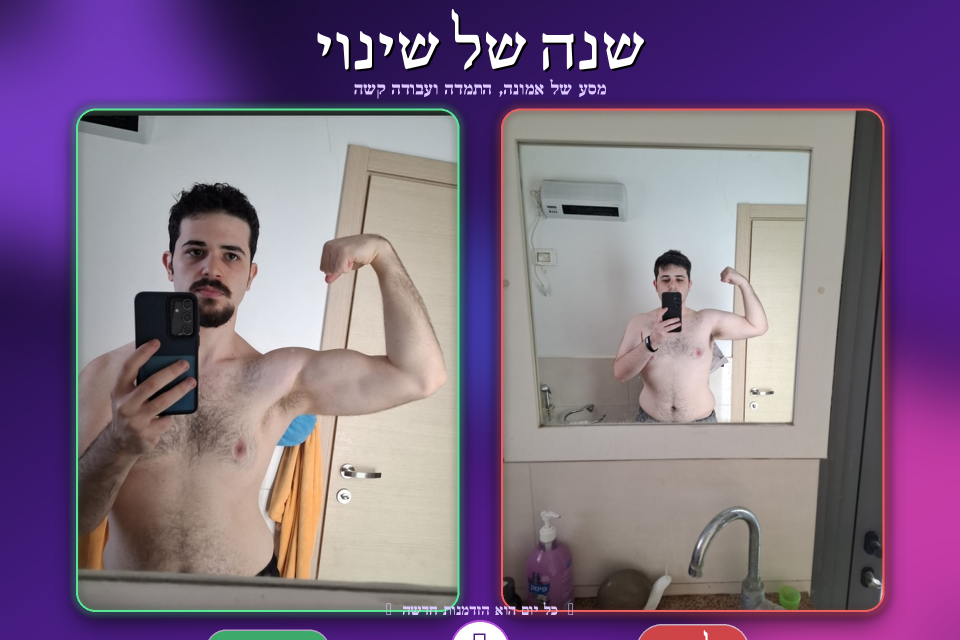
#> input picture before-after/before_after.png, 1920 x 1280 px, given in place of source_4.jpeg, which was not available (shown at 1/2 size)
$ python build.py
#> lines starting #> are read from the running program, lines starting #| are printed output that depends on the picture; after the words box and inside, x2 and y2 are one past the last pixel; in counts of white or black regions, pixels touching at a corner belong together; pictures that were not available may be replaced by others from this repository, and a replacement may not be noted
"""Build a designed before/after comparison image from a WhatsApp screenshot."""
from PIL import Image, ImageDraw, ImageFont, ImageFilter
import numpy as np

SRC = '/tmp/before_after/source_4.jpeg'
OUT = '/tmp/before_after/before_after.png'

# === 1. Crop the two photos out of the WhatsApp screenshot ===
src = Image.open(SRC)
#> src is the input picture: PIL image 1920x1280 RGB; mean R, G, B 126.6, 105.9, 132.7
before_raw = src.crop((297, 250,  881, 1026))   # 584 x 776
after_raw  = src.crop((290, 1038, 881, 1797))   # 591 x 759
# Trim the WhatsApp timestamp ("9:43") off the bottom
before_raw = before_raw.crop((0, 0, before_raw.width, before_raw.height - 60))
#> before_raw: PIL image 584x716 RGB
after_raw  = after_raw.crop((0, 0, after_raw.width,  after_raw.height  - 60))
#> after_raw: PIL image 591x699 RGB

# === 2. Normalise both photos into matching portrait cards ===
CARD_W, CARD_H = 760, 1000

def fit_cover(img, w, h):
#> called with w = 760, h = 1000
    iw, ih = img.size
#> iw = 584; ih = 716
    sr, dr = iw / ih, w / h
#> sr = 0.816; dr = 0.76
    if sr > dr:
        nw = int(ih * dr)
#> nw = 544
        x0 = (iw - nw) // 2
#> x0 = 20
        img = img.crop((x0, 0, x0 + nw, ih))
    else:
        nh = int(iw / dr)
        y0 = (ih - nh) // 2
        img = img.crop((0, y0, iw, y0 + nh))
    return img.resize((w, h), Image.LANCZOS)

before_card = fit_cover(before_raw, CARD_W, CARD_H)
after_card  = fit_cover(after_raw,  CARD_W, CARD_H)
#> call 2 of fit_cover, with w = 760, h = 1000
#> in fit_cover (call 2), `img = img.crop((x0, 0, x0 + nw, ih))`:
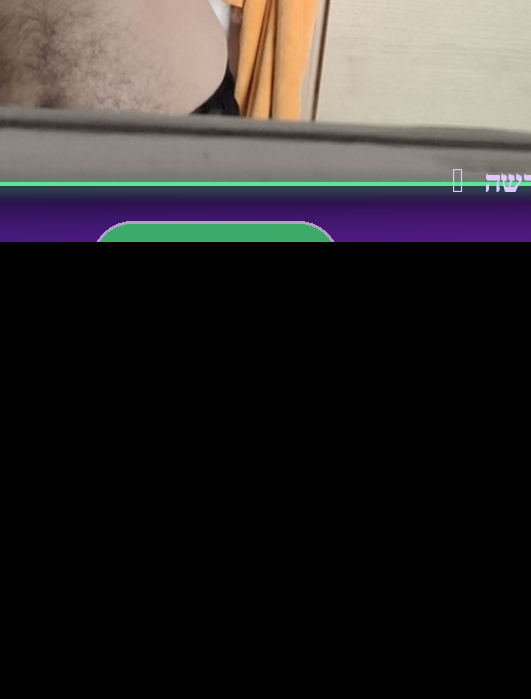
#> img: PIL image 531x699 RGB; mean R, G, B 47.6, 43.9, 43.5

# Round the corners
RADIUS = 36
def rounded(img, radius):
#> called with radius = 36
    mask = Image.new('L', img.size, 0)
#> mask: PIL image 760x1000 L; every value is 0
    ImageDraw.Draw(mask).rounded_rectangle((0, 0, img.size[0], img.size[1]),
                                           radius=radius, fill=255)
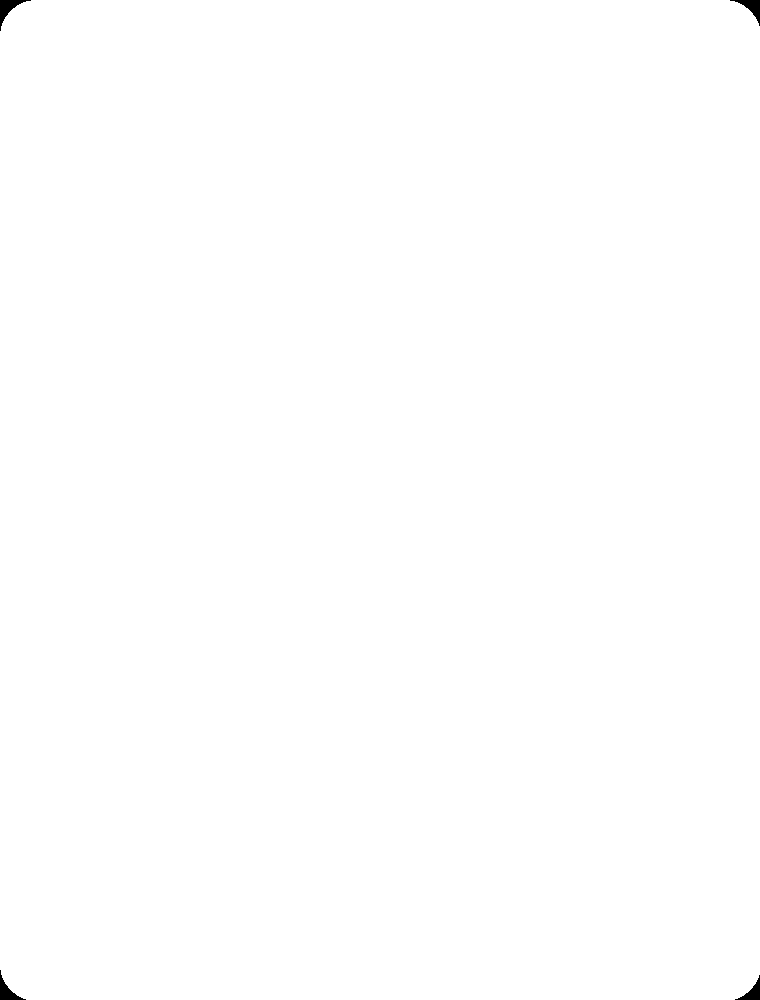
#> mask: PIL image 760x1000 L; 99.9% white; 4 black regions, box (x1, y1, x2, y2) and area: (0, 0, 31, 31) 287, (730, 0, 760, 26) 256, (0, 970, 26, 1000) 256, (735, 975, 760, 1000) 226
    out = Image.new('RGBA', img.size, (0, 0, 0, 0))
#> out: PIL image 760x1000 RGBA; every value is 0
    out.paste(img, (0, 0), mask)
    return out
before_card = rounded(before_card, RADIUS)
after_card  = rounded(after_card,  RADIUS)

# === 3. Canvas with a vibrant gradient background ===
W, H = 1920, 1280
g = np.zeros((H, W, 3), dtype=np.float32)
for y in range(H):
    t = y / H
    for x in range(W):
        u = x / W
        # blend two diagonals
        a = (u + t) * 0.5
        if a < 0.5:
            k = a / 0.5
            r = 12 + (70-12)*k
            gr = 8 + (28-8)*k
            b = 32 + (130-32)*k
        else:
            k = (a - 0.5) / 0.5
            r = 70 + (110-70)*k
            gr = 28 + (30-28)*k
            b = 130 + (160-130)*k
        g[y, x] = (r, gr, b)
canvas = Image.fromarray(g.clip(0,255).astype(np.uint8)).convert('RGBA')

def add_orb(c, cx, cy, r, color, alpha=160):
#> called with cx = 220, cy = 280, r = 320, color = (140, 70, 230), alpha = 200
    layer = Image.new('RGBA', c.size, (0, 0, 0, 0))
#> layer: PIL image 1920x1280 RGBA; every value is 0
    ImageDraw.Draw(layer).ellipse((cx - r, cy - r, cx + r, cy + r),
                                  fill=color + (alpha,))
    layer = layer.filter(ImageFilter.GaussianBlur(85))
    c.paste(layer, (0, 0), layer)
    return c

canvas = add_orb(canvas, 220,  280, 320, (140, 70, 230), 200)
canvas = add_orb(canvas, W-260, H-260, 360, (230, 70, 170), 190)
canvas = add_orb(canvas, W//2, H//2, 240, (60, 100, 230), 110)
#> call 3 of add_orb, with cx = 960, cy = 640, r = 240, color = (60, 100, 230), alpha = 110
#> in add_orb (call 3), `c.paste(layer, (0, 0), layer)`:
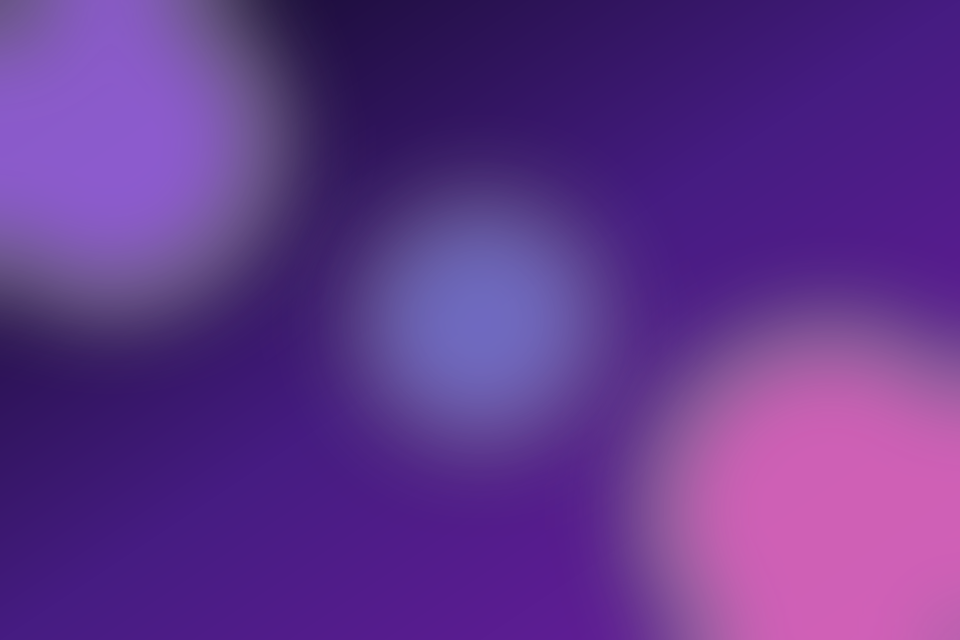
#> c: PIL image 1920x1280 RGBA (shown at 1/2 size); mean R, G, B, A 82.7, 32.4, 128.6, 231; transparent parts drawn white

# === 4. Card layout (right = before, left = after; Hebrew RTL) ===
GAP = 90
TOTAL_W = CARD_W * 2 + GAP
LEFT = (W - TOTAL_W) // 2
TOP = 220

right_x = LEFT + CARD_W + GAP   # before (older)
left_x  = LEFT                  # after (newer)

def shadow_layer(card, blur=50, alpha=200):
#> called with blur = 50, alpha = 200
    sh = Image.new('RGBA', (card.width + blur*2, card.height + blur*2), (0,0,0,0))
#> sh: PIL image 860x1100 RGBA; every value is 0
    sm = Image.new('L', card.size, 0)
    ImageDraw.Draw(sm).rounded_rectangle((0, 0, card.size[0], card.size[1]),
                                         radius=RADIUS, fill=alpha)
    sh.paste((0, 0, 0, alpha), (blur, blur), sm)
    return sh.filter(ImageFilter.GaussianBlur(blur/2))
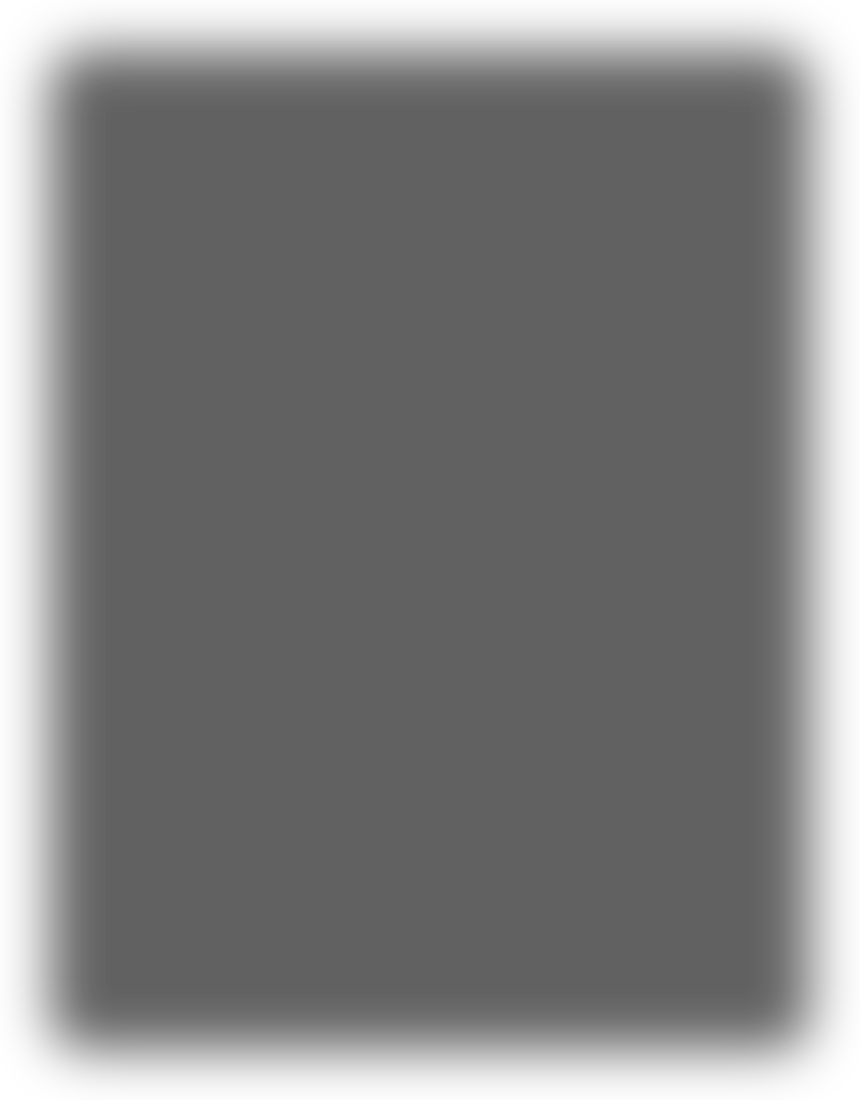
#> returned value: PIL image 860x1100 RGBA; mean R, G, B, A 0, 0, 0, 125.9; transparent parts drawn white

sh_b = shadow_layer(before_card)
sh_a = shadow_layer(after_card)
canvas.paste(sh_b, (right_x - 50, TOP - 22), sh_b)
canvas.paste(sh_a, (left_x  - 50, TOP - 22), sh_a)
canvas.paste(before_card, (right_x, TOP), before_card)
canvas.paste(after_card,  (left_x,  TOP), after_card)

# Coloured outline + soft glow for each card
def card_glow(c, x, y, w, h, color):
#> called with x = 1005, y = 220, w = 760, h = 1000, color = (235, 95, 95)
    layer = Image.new('RGBA', c.size, (0,0,0,0))
    ImageDraw.Draw(layer).rounded_rectangle((x-12, y-12, x+w+12, y+h+12),
                                            radius=RADIUS+10,
                                            outline=color+(140,), width=14)
    layer = layer.filter(ImageFilter.GaussianBlur(8))
    c = Image.alpha_composite(c, layer)
    layer2 = Image.new('RGBA', c.size, (0,0,0,0))
    ImageDraw.Draw(layer2).rounded_rectangle((x-3, y-3, x+w+3, y+h+3),
                                             radius=RADIUS+3,
                                             outline=color+(255,), width=4)
    return Image.alpha_composite(c, layer2)
#> returned value: PIL image 1920x1280 RGBA

canvas = card_glow(canvas, right_x, TOP, CARD_W, CARD_H, (235, 95, 95))   # before – warm red
canvas = card_glow(canvas, left_x,  TOP, CARD_W, CARD_H, (90, 230, 150))  # after  – fresh green
#> call 2 of card_glow, with x = 155, y = 220, w = 760, h = 1000, color = (90, 230, 150)
#> in card_glow (call 2), `ImageDraw.Draw(layer2).rounded_rectangle((x-3, y-3, x+w+3, y+h+3), rad..`:
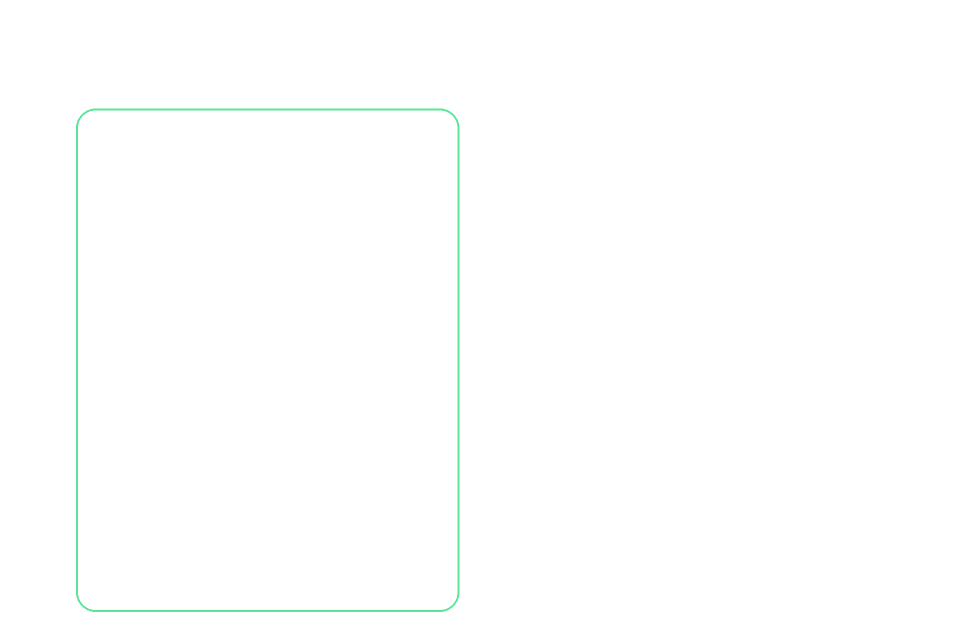
#> layer2: PIL image 1920x1280 RGBA (shown at 1/2 size); mean R, G, B, A 0.5, 1.3, 0.8, 1.4; transparent parts drawn white

# === 5. Hebrew text ===
draw = ImageDraw.Draw(canvas)
FONT_BOLD  = '/usr/share/fonts/truetype/culmus/FrankRuehlCLM-Bold.ttf'
FONT_HEAVY = '/usr/share/fonts/truetype/culmus/ShofarDemi-Bold.ttf'

# Title with subtle shadow
title_font = ImageFont.truetype(FONT_HEAVY, 120)
draw.text((W//2 + 4, 99), 'שנה של שינוי', font=title_font, fill=(0,0,0,180), anchor='mm')
draw.text((W//2,     95), 'שנה של שינוי', font=title_font, fill=(255,255,255), anchor='mm')

sub_font = ImageFont.truetype(FONT_BOLD, 40)
draw.text((W//2, 178), 'מסע של אמונה, התמדה ועבודה קשה', font=sub_font,
          fill=(220, 200, 255), anchor='mm')

# Pills with date
PILL_Y = TOP + CARD_H + 80
pill_font = ImageFont.truetype(FONT_HEAVY, 60)
date_font = ImageFont.truetype(FONT_BOLD, 36)

def pill(c, cx, cy, text, year, color):
#> called with cx = 1385, cy = 1300, text = 'לפני', year = 2025, color = (210, 70, 70)
    layer = Image.new('RGBA', c.size, (0,0,0,0))
    ld = ImageDraw.Draw(layer)
    pad_x, pad_y = 60, 22
    bbox = ld.textbbox((0,0), text, font=pill_font, anchor='mm')
#> bbox = (-55, -23, 54, 21)
    w = bbox[2]-bbox[0] + pad_x*2
#> w = 229
    h = bbox[3]-bbox[1] + pad_y*2
#> h = 88
    ld.rounded_rectangle((cx-w//2, cy-h//2, cx+w//2, cy+h//2),
                         radius=h//2, fill=color+(245,),
                         outline=(255,255,255,140), width=3)
    ld.text((cx, cy-2), text, font=pill_font, fill=(255,255,255), anchor='mm')
    out = Image.alpha_composite(c, layer)
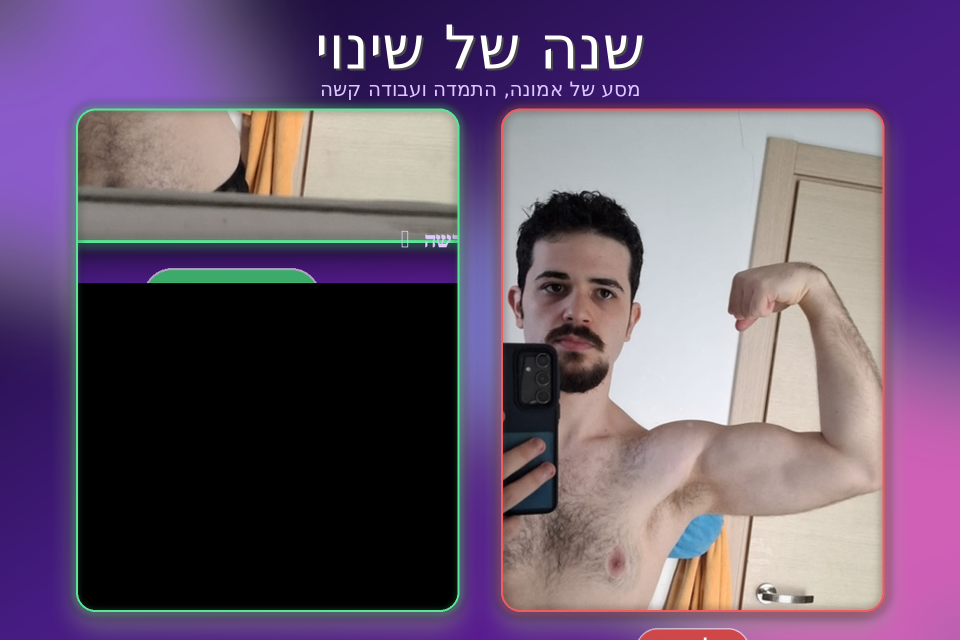
#> out: PIL image 1920x1280 RGBA (shown at 1/2 size); mean R, G, B, A 98.2, 77.2, 106.2, 244.7; transparent parts drawn white
    d = ImageDraw.Draw(out)
    d.text((cx, cy + h//2 + 32), str(year), font=date_font,
           fill=(255,255,255,230), anchor='mm')
    return out

canvas = pill(canvas, right_x + CARD_W//2, PILL_Y, 'לפני', 2025, (210, 70, 70))
canvas = pill(canvas, left_x  + CARD_W//2, PILL_Y, 'אחרי', 2026, (60, 175, 105))

# Arrow disc between the pills (points right→left because Hebrew reads RTL)
draw = ImageDraw.Draw(canvas)
mid_x = (right_x + left_x + CARD_W) // 2
disc_r = 60
draw.ellipse((mid_x - disc_r, PILL_Y - disc_r, mid_x + disc_r, PILL_Y + disc_r),
             fill=(255, 255, 255, 240), outline=(180, 80, 220, 255), width=4)
arrow_font = ImageFont.truetype(FONT_HEAVY, 90)
draw.text((mid_x, PILL_Y - 4), '←', font=arrow_font, fill=(80, 30, 130), anchor='mm')

# Bottom tagline
tag_font = ImageFont.truetype(FONT_BOLD, 34)
draw.text((W//2, H - 60), '✦  כל יום הוא הזדמנות חדשה  ✦',
          font=tag_font, fill=(220, 200, 255), anchor='mm')

# === 6. Save ===
canvas.convert('RGB').save(OUT, quality=95)
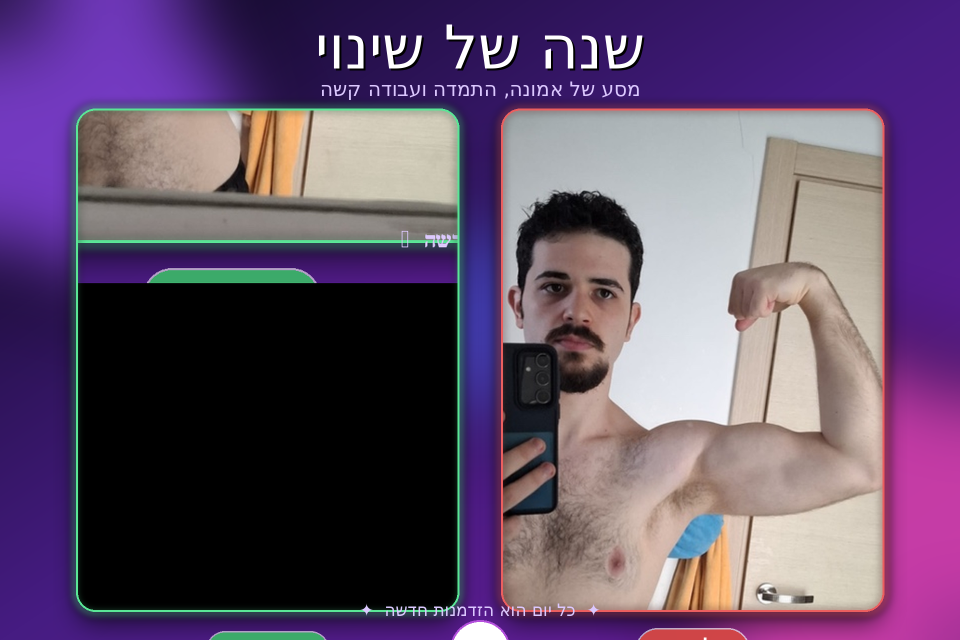
#> saved as before_after.png: PIL image 1920x1280 RGB (shown at 1/2 size); mean R, G, B 98.5, 77.8, 106.5
print('Saved:', OUT)
